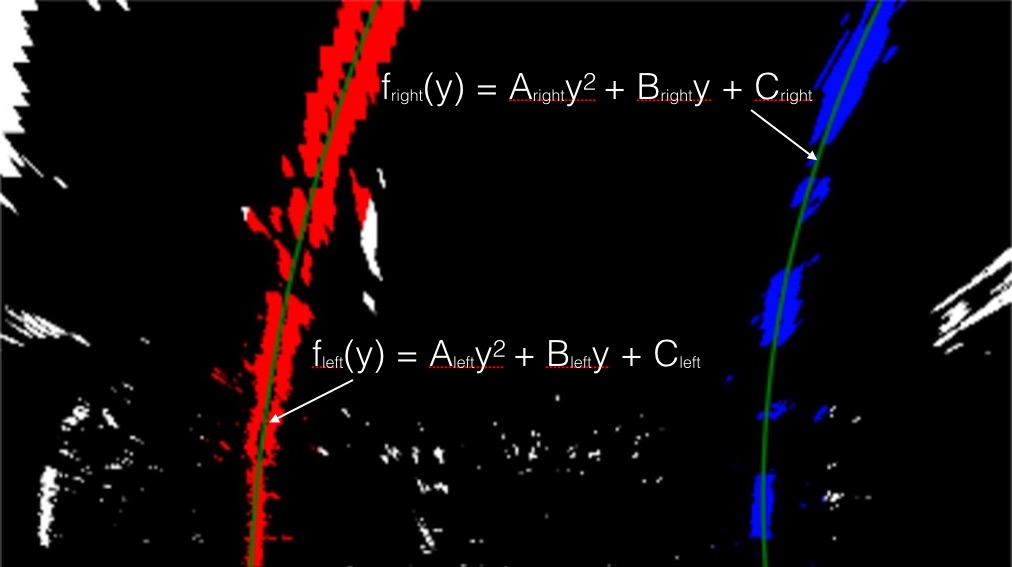
#> input picture examples/color_fit_lines.jpg, 1012 x 567 px
$ python -i binary_Threshold.py   (imports and definitions only)   (older library calls are emulated)
#> lines starting #> are read from the running program, lines starting #| are printed output that depends on the picture; after the words box and inside, x2 and y2 are one past the last pixel; in counts of white or black regions, pixels touching at a corner belong together
import cv2
import numpy as np

def dir_gradient_threshold(img, sobel_kernel=15, thresh=(0.7, 1.2)):
    # Grayscale
    gray = cv2.cvtColor(img, cv2.COLOR_RGB2HLS)
    # Calculate the x and y gradients
    sobelx = cv2.Sobel(gray[:,:,2], cv2.CV_64F, 1, 0, ksize=sobel_kernel)
    sobely = cv2.Sobel(gray[:,:,2], cv2.CV_64F, 0, 1, ksize=sobel_kernel)

    # Take the absolute value of the gradient direction,
    # apply a threshold, and create a binary image result
    # Use np.arctan2(abs_sobely, abs_sobelx) to calculate the direction of the gradien
    abs_grad_dir = np.arctan2(np.absolute(sobely), np.absolute(sobelx))

    binary_output =  np.zeros_like(abs_grad_dir)
    binary_output[(abs_grad_dir >= thresh[0]) & (abs_grad_dir <= thresh[1])] = 1

    # Return the binary image
    return binary_output

# Define a function that applies Sobel x and y,
# then computes the magnitude of the gradient and applies a threshold
def mag_thresh(img, sobel_kernel=9, mag_thresh=(30, 255)):
    # Convert to grayscale
    gray = cv2.cvtColor(img, cv2.COLOR_RGB2HLS)

    # Take the gradient in x and y separately
    sobelx = cv2.Sobel(gray[:,:,2], cv2.CV_64F, 1, 0, ksize=sobel_kernel)
    sobely = cv2.Sobel(gray[:,:,2], cv2.CV_64F, 0, 1, ksize=sobel_kernel)

    # Calculate the gradient magnitude
    gradient_magnitude = np.sqrt(sobelx**2 + sobely**2)

    # Scale to 8-bit (0 - 255) and typecast to np.uint8
    scale_factor = np.max(gradient_magnitude)/255
    gradient_magnitude = (gradient_magnitude/scale_factor).astype(np.uint8)

    # Create a binary image of ones where threshold is met, zeros otherwise
    binary_output = np.zeros_like(gradient_magnitude)
    binary_output[(gradient_magnitude >= mag_thresh[0]) & (gradient_magnitude <= mag_thresh[1])] = 1

    # Return the binary image
    return binary_output


def Sobel_Grad_dir_gradient(img, color=False, mag_dir_thresh=False):
    """Threshhold image on saturation channel and
    using magnitude gradient"""
#> called with color = False, mag_dir_thresh = False
    img = np.copy(img)

    # Convert to HLS color space and separate the V channel
    hls = cv2.cvtColor(img, cv2.COLOR_RGB2HLS).astype(np.float)
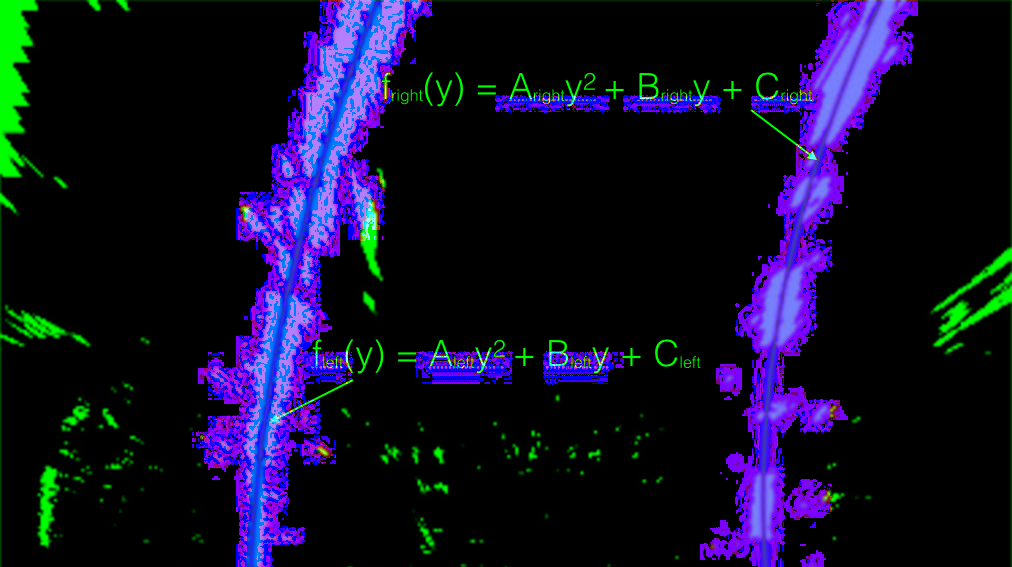
#> hls: shape (567, 1012, 3) float64; mean R, G, B 15.3, 13.6, 37.6


    ## White Color mask
    lower_white = np.array([0,210,0], dtype=np.uint8)
    upper_white = np.array([255,255,255], dtype=np.uint8)
    white_mask = cv2.inRange(hls, lower_white, upper_white)
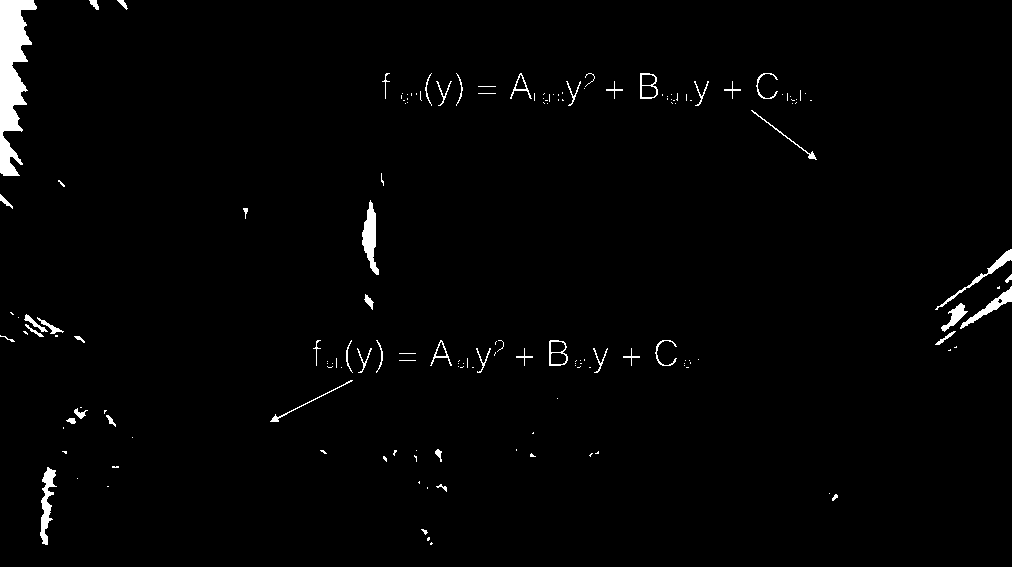
#> white_mask: shape (567, 1012); 1.6% white; 162 white regions (112 under 20 px), largest, box (x1, y1, x2, y2) and area: (0, 0, 37, 176) 3552, (362, 200, 379, 275) 657, (40, 467, 57, 545) 579

    ## Yellow Color mask
    lower_yellow = np.array([18,0,100], dtype=np.uint8)
    upper_yellow = np.array([30,220,255], dtype=np.uint8)
    yellow_mask = cv2.inRange(hls, lower_yellow, upper_yellow)
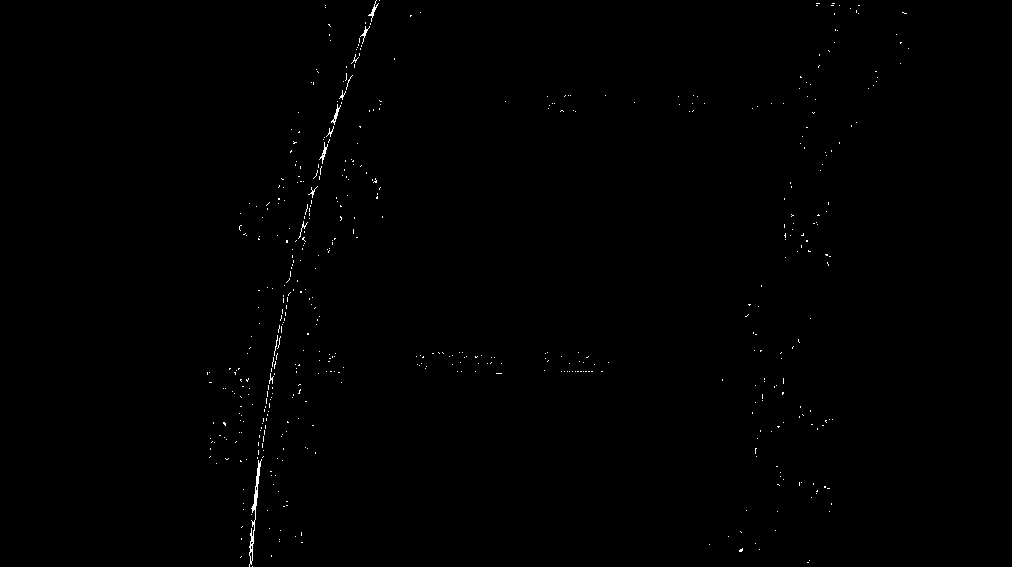
#> yellow_mask: shape (567, 1012); 0.31% white in thin lines or dots, all inside (x1, y1, x2, y2) = (207, 0, 909, 567)

    combined_binary = np.zeros_like(white_mask)

    # Direction of Magnitude Threshold
    if mag_dir_thresh:
        dir_mask = dir_gradient_threshold(img)
        mag_mask = mag_thresh(img)
        combined_binary[((dir_mask == 1) & (mag_mask == 1))] = 255

    if color:
        return np.dstack((white_mask, yellow_mask, combined_binary))

    else:
        combined_binary[((white_mask == 255) | (yellow_mask == 255))] = 255
        combined_binary[(combined_binary == 255)] = 1
        return combined_binary

>>> import cv2
>>> picture = cv2.cvtColor(cv2.imread('../examples/color_fit_lines.jpg'), cv2.COLOR_BGR2RGB)
>>> result = Sobel_Grad_dir_gradient(picture)
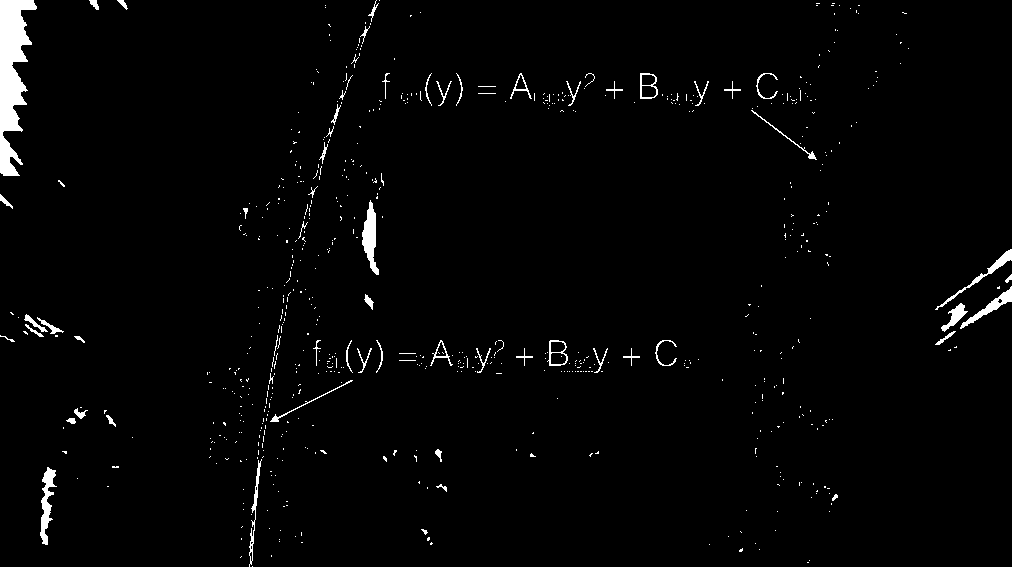
#> result: shape (567, 1012); values 0 (black) and 1 (white), 1.9% white; 681 white regions (620 under 20 px), largest, box (x1, y1, x2, y2) and area: (0, 0, 37, 176) 3552, (362, 200, 379, 275) 657, (40, 467, 57, 545) 579
